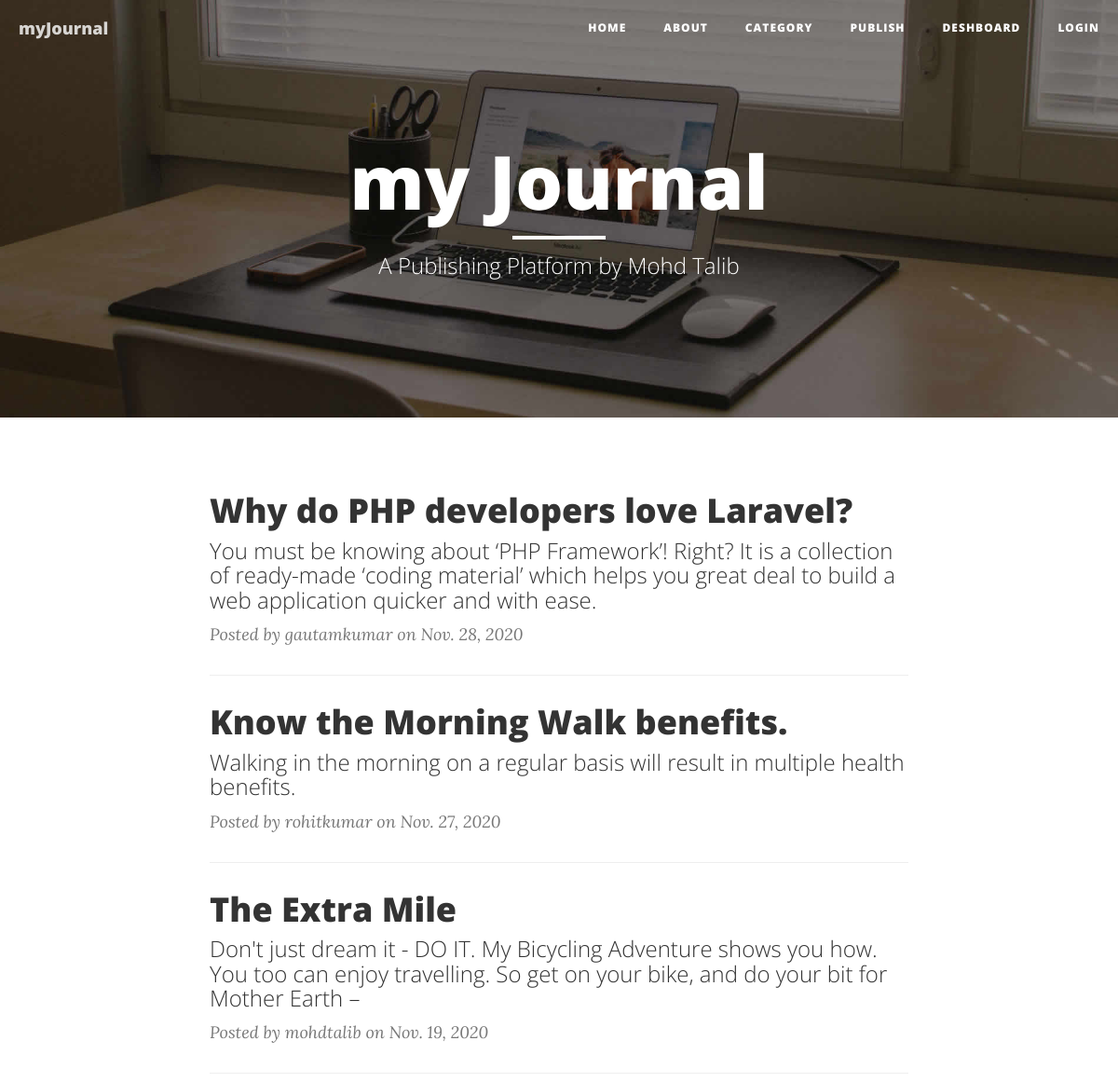
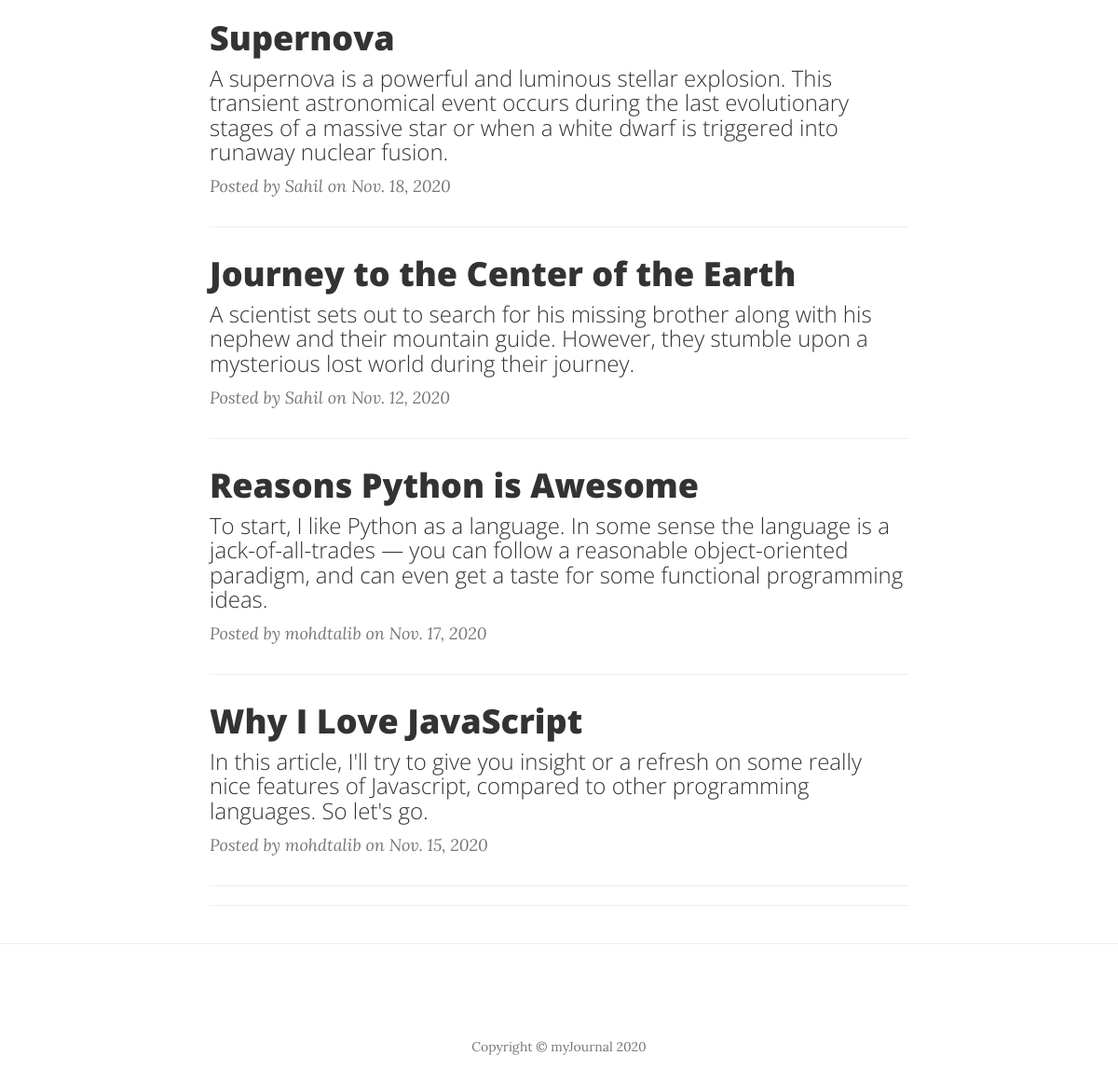
The page / on the database its author committed (2 pictures, top to bottom).
### Blog/models.py (models this page shows, shortened)
class BlogModel(models.Model):
    user = models.ForeignKey(User,on_delete=models.CASCADE,null=True)
    cat = models.ForeignKey(Category,on_delete=models.CASCADE,null=True)
    title = models.CharField(max_length=100)
    short_des = models.TextField(null=True)
    long_des = models.TextField(null=True)
    date = models.DateField(null=True)
    image = models.FileField(null=True)

### Blog/views.py (the view)
# urls.py: path('', AllBlog, name="allblogs"),
def AllBlog(request):
   data = BlogModel.objects.all()
   d = {"blog": data}
   return render(request,'index.html',d)

### Blog/templates/index.html
{% extends 'base.html' %}
{% load static %}
{% block body %}
    <header class="intro-header" style="background-image: url({% static 'img/home-bg.jpg' %})">
        <div class="container">
            <div class="row">
                <div class="col-lg-8 col-lg-offset-2 col-md-10 col-md-offset-1">
                    <div class="site-heading">
                        <h1>my Journal</h1>
                        <hr class="small">
                        <span class="subheading">A Publishing Platform by Mohd Talib</span>
                    </div>
                </div>
            </div>
        </div>
    </header>
    <div class="container">
        <div class="row">
            <div class="col-lg-8 col-lg-offset-2 col-md-10 col-md-offset-1">
                 {% for i in blog reversed %}
                <div class="post-preview">
                    <a href="{% url 'blogsDetails' i.id %}">
                        <h2 class="post-title">
                            {{i.title}}
                        </h2>
                        <h3 class="post-subtitle">
                            {{i.short_des}}
                        </h3>
                    </a>
                    <p class="post-meta">Posted by {{ i.user}}</a> on {{i.date}}</p>
                </div>
                <hr>
                {% endfor %}
                <hr>
            </div>
        </div>
    </div>
    <hr>
        {% endblock %}

### Blog/templates/base.html (shortened to what this page needs)
<!DOCTYPE html>
<html lang="en">
{% load static %}
<head>
    <link href="{% static 'vendor/bootstrap/css/bootstrap.min.css' %}" rel="stylesheet">
    <link href="{% static 'css/clean-blog.min.css' %}" rel="stylesheet">
    <link href="{% static 'vendor/font-awesome/css/font-awesome.min.css' %}" rel="stylesheet" type="text/css">
</head>
<body>
    <nav class="navbar navbar-default navbar-custom navbar-fixed-top">
        <div class="container-fluid">
            <div class="navbar-header page-scroll">
                <a class="navbar-brand" href="{% url 'allblogs' %}">myJournal</a>
            </div>
            <div class="collapse navbar-collapse" id="bs-example-navbar-collapse-1">
                <ul class="nav navbar-nav navbar-right">
                    <li>
                        <a href="{% url 'allblogs' %}">Home</a>
                    </li>
                    <li>
                        <a href="{% url 'about' %}">About</a>
                    </li>
                     <li>
                        <a href="{% url 'Category' %}">Category</a>
                    </li>
                    <li>
                        <a href="{% url 'addBlog' %}">Publish</a>
                    </li>
                    <li>
                        <a href="{% url 'userpanel' %}">Deshboard</a>
                    </li>
                    <li>
                        <a href="{% url 'login' %}">Login</a>
                    </li>
                </ul>
            </div>
        </div>
    </nav>
    {% block body%}
    {% endblock %}
    <footer>
        <div class="container">
             <p class="copyright text-muted">Copyright &copy; myJournal 2020</p>
        </div>
    </footer>
</body>
</html>

### rows shown on the page
BlogModel: title "Why do PHP developers love Laravel?", short_des "You must be knowing about ‘PHP Framework’! Right? It is a collection of ready-made ‘coding material’ which helps you great deal to build a web application quicker and with ease.", user "gautamkumar", date "Nov. 28, 2020"
BlogModel: title "Know the Morning Walk benefits.", short_des "Walking in the morning on a regular basis will result in multiple health benefits.", user "rohitkumar", date "Nov. 27, 2020"
BlogModel: title "The Extra Mile", short_des "Don't just dream it - DO IT. My Bicycling Adventure shows you how. You too can enjoy travelling. So get on your bike, and do your bit for Mother Earth –", user "mohdtalib", date "Nov. 19, 2020"
BlogModel: title "Supernova", short_des "A supernova is a powerful and luminous stellar explosion. This transient astronomical event occurs during the last evolutionary stages of a massive star or when a white dwarf is triggered into runaway nuclear fusion.", user "Sahil", date "Nov. 18, 2020"
BlogModel: title "Journey to the Center of the Earth", short_des "A scientist sets out to search for his missing brother along with his nephew and their mountain guide. However, they stumble upon a mysterious lost world during their journey.", user "Sahil", date "Nov. 12, 2020"
BlogModel: title "Reasons Python is Awesome", short_des "To start, I like Python as a language. In some sense the language is a jack-of-all-trades — you can follow a reasonable object-oriented paradigm, and can even get a taste for some functional programming ideas.", user "mohdtalib", date "Nov. 17, 2020"
BlogModel: title "Why I Love JavaScript", short_des "In this article, I'll try to give you insight or a refresh on some really nice features of Javascript, compared to other programming languages. So let's go.", user "mohdtalib", date "Nov. 15, 2020"
